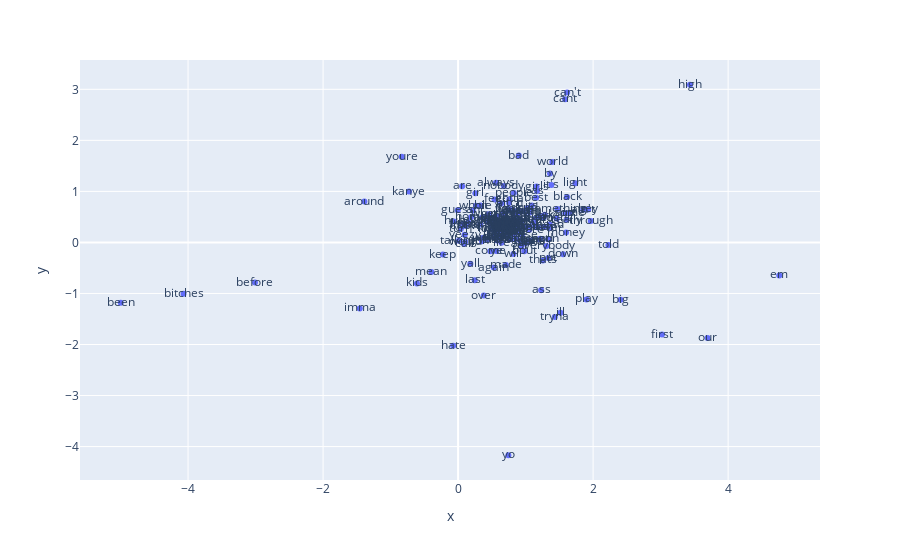

The notebook cell saved with this chart:
### Code cell
# Graficar los embedddings en 2D
import plotly.graph_objects as go
import plotly.express as px

vecs, labels = reduce_dimensions(w2v_model)

MAX_WORDS=200
fig = px.scatter(x=vecs[:MAX_WORDS,0], y=vecs[:MAX_WORDS,1], text=labels[:MAX_WORDS])
fig.show() # esto para plotly en colab

### Figure 1 — Plotly figure (JSON) as saved in the notebook; plotly's stock layout.template omitted (floating-point values rounded to 4 significant figures; data arrays with more than 128 entries replaced by an {"elided": "..."} marker saying what was removed)
{"data": [{"hovertemplate": "x=%{x}<br>y=%{y}<br>text=%{text}<extra></extra>", "legendgroup": "", "marker": {"color": "#636efa", "symbol": "circle"}, "mode": "markers+text", "name": "", "orientation": "v", "showlegend": false, "text": {"elided": "200 str values"}, "type": "scatter", "x": {"elided": "200 float values"}, "xaxis": "x", "y": {"elided": "200 float values"}, "yaxis": "y"}], "layout": {"legend": {"tracegroupgap": 0}, "margin": {"t": 60}, "xaxis": {"anchor": "y", "domain": [0, 1], "title": {"text": "x"}}, "yaxis": {"anchor": "x", "domain": [0, 1], "title": {"text": "y"}}}}
